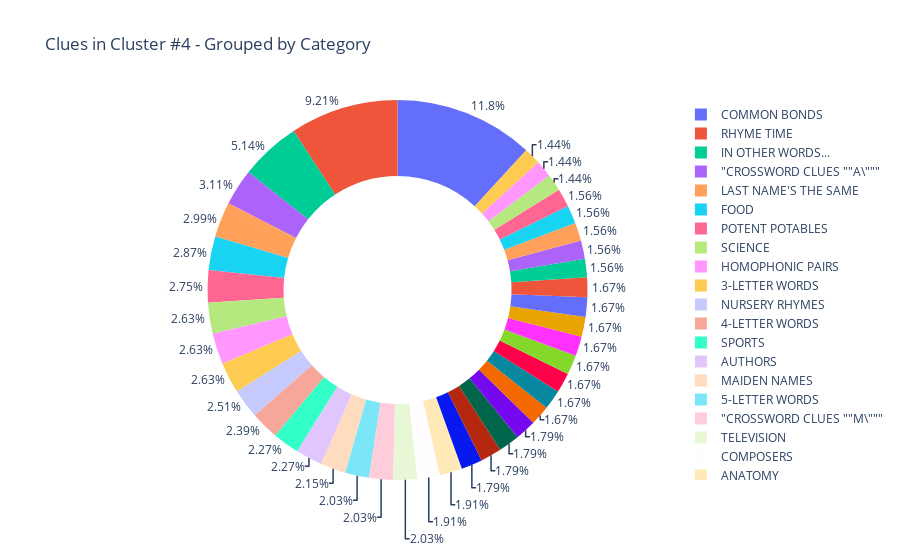

The notebook cell this image was saved under:
### Markdown cell above
There seems to be a higher count of each category in this GMM cluster compared to the K-Means cluster!

Out of the top categories in this cluster, name-based categories like Common Bonds, Last Name's the Same, Composers, Authors, Maiden Names are all commonplace in the top 20 categories. There also seems be a lot of wordplay categories like Rhyme Time, In Other Words..., Crossword Clues, Homophonic Pairs, 3-Letter Words, Nursery Rhymes, 4-Letter Words, 5-Letter Words, and Crossword Clues "M" in this cluster.

Let's visualize the top 40 categories in the cluster in a pie/donut chart below - you'll still see that it's quite varied, but there seems to be more of a common theme present in this cluster compared to the K-Means cluster I looked at earlier. You can hover your mouse over each section in the pie/donut to get more details.

### Code cell
fig = px.pie(category_counts[0:40], values='Count', names='Label', title='Clues in Cluster #4 - Grouped by Category', hole=0.6)
fig.update_traces(textposition='outside', textinfo='percent')
fig.show()

### Figure 1 — Plotly figure (JSON) as saved in the notebook; plotly's stock layout.template omitted (floating-point values rounded to 4 significant figures)
{"data": [{"domain": {"x": [0, 1], "y": [0, 1]}, "hole": 0.6, "hovertemplate": "Label=%{label}<br>Count=%{value}<extra></extra>", "labels": ["COMMON BONDS", "RHYME TIME", "IN OTHER WORDS...", "\"CROSSWORD CLUES \"\"A\\\"\"\"", "LAST NAME'S THE SAME", "FOOD", "POTENT POTABLES", "SCIENCE", "HOMOPHONIC PAIRS", "3-LETTER WORDS", "NURSERY RHYMES", "4-LETTER WORDS", "SPORTS", "AUTHORS", "MAIDEN NAMES", "5-LETTER WORDS", "\"CROSSWORD CLUES \"\"M\\\"\"\"", "TELEVISION", "COMPOSERS", "ANATOMY", "MUSIC", "ANIMALS", "MYTHOLOGY", "\"STARTS WITH \"\"H\\\"\"\"", "ANAGRAMS", "A.K.A.", "MOVIES IN OTHER WORDS", "THE INSTRUMENT PLAYED", "LITERATURE", "NOVEL CHARACTERS", "PRESIDENTIAL NICKNAMES", "BIOLOGY", "6-LETTER WORDS", "ROCK GROUPS", "THE HUSBAND MARRIED", "MIDDLE NAMES", "MISSING LINKS", "WEATHER", "AUTOBIOGRAPHIES", "SHAKESPEARE"], "legendgroup": "", "name": "", "showlegend": true, "textinfo": "percent", "textposition": "outside", "type": "pie", "values": [99, 77, 43, 26, 25, 24, 23, 22, 22, 22, 21, 20, 19, 19, 18, 17, 17, 17, 16, 16, 15, 15, 15, 15, 14, 14, 14, 14, 14, 14, 14, 14, 13, 13, 13, 13, 13, 12, 12, 12]}], "layout": {"legend": {"tracegroupgap": 0}, "title": {"text": "Clues in Cluster #4 - Grouped by Category"}}}
